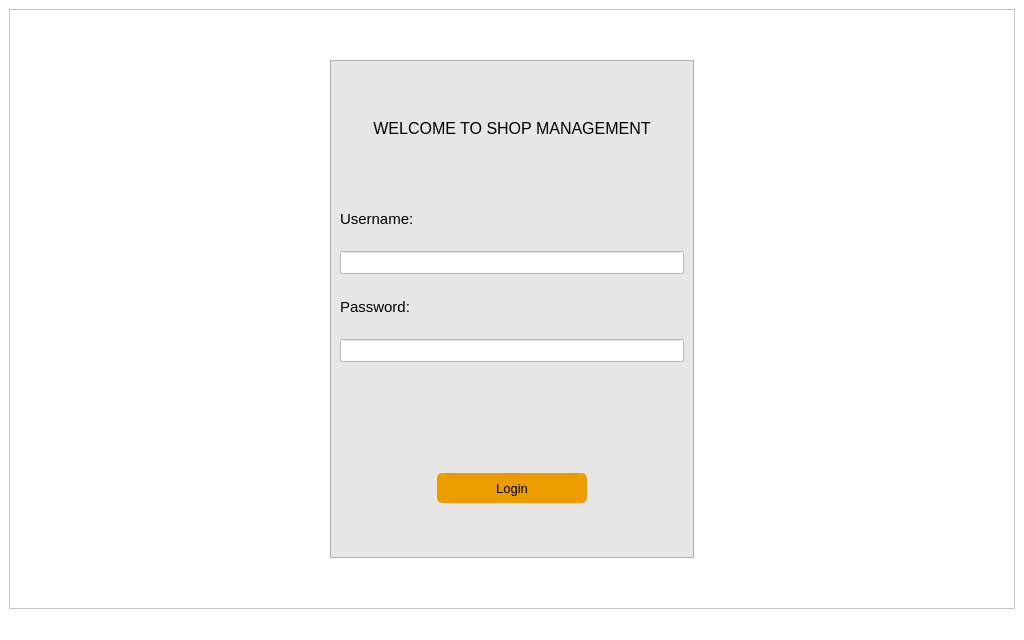
<?xml version="1.0" encoding="UTF-8"?>
<ui version="4.0">
 <class>LoginView</class>
 <widget class="QMainWindow" name="LoginView">
  <property name="geometry">
   <rect>
    <x>0</x>
    <y>0</y>
    <width>1024</width>
    <height>640</height>
   </rect>
  </property>
  <property name="windowTitle">
   <string>MainWindow</string>
  </property>
  <property name="styleSheet">
   <string notr="true">background-color: rgb(255, 255, 255);</string>
  </property>
  <widget class="QWidget" name="centralwidget">
   <layout class="QHBoxLayout" name="horizontalLayout">
    <item>
     <widget class="QFrame" name="frame">
      <property name="styleSheet">
       <string notr="true"/>
      </property>
      <property name="frameShape">
       <enum>QFrame::StyledPanel</enum>
      </property>
      <property name="frameShadow">
       <enum>QFrame::Raised</enum>
      </property>
      <layout class="QVBoxLayout" name="verticalLayout">
       <property name="leftMargin">
        <number>320</number>
       </property>
       <property name="topMargin">
        <number>50</number>
       </property>
       <property name="rightMargin">
        <number>320</number>
       </property>
       <property name="bottomMargin">
        <number>50</number>
       </property>
       <item>
        <widget class="QFrame" name="form">
         <property name="maximumSize">
          <size>
           <width>2000</width>
           <height>1000</height>
          </size>
         </property>
         <property name="styleSheet">
          <string notr="true">background-color: rgb(230, 230, 230);</string>
         </property>
         <property name="frameShape">
          <enum>QFrame::StyledPanel</enum>
         </property>
         <property name="frameShadow">
          <enum>QFrame::Raised</enum>
         </property>
         <layout class="QVBoxLayout" name="verticalLayout_2">
          <property name="spacing">
           <number>20</number>
          </property>
          <item>
           <widget class="QWidget" name="widget_4" native="true"/>
          </item>
          <item>
           <widget class="QLabel" name="welcome_label">
            <property name="maximumSize">
             <size>
              <width>16777215</width>
              <height>100</height>
             </size>
            </property>
            <property name="font">
             <font>
              <family>Arial</family>
              <pointsize>12</pointsize>
             </font>
            </property>
            <property name="text">
             <string>WELCOME TO SHOP MANAGEMENT</string>
            </property>
            <property name="alignment">
             <set>Qt::AlignCenter</set>
            </property>
            <property name="wordWrap">
             <bool>true</bool>
            </property>
           </widget>
          </item>
          <item>
           <widget class="QWidget" name="widget" native="true"/>
          </item>
          <item>
           <widget class="QLabel" name="username_label">
            <property name="maximumSize">
             <size>
              <width>16777215</width>
              <height>30</height>
             </size>
            </property>
            <property name="font">
             <font>
              <family>Arial</family>
              <pointsize>11</pointsize>
             </font>
            </property>
            <property name="text">
             <string>Username:</string>
            </property>
            <property name="scaledContents">
             <bool>true</bool>
            </property>
            <property name="alignment">
             <set>Qt::AlignLeading|Qt::AlignLeft|Qt::AlignVCenter</set>
            </property>
            <property name="wordWrap">
             <bool>true</bool>
            </property>
           </widget>
          </item>
          <item>
           <widget class="QLineEdit" name="user_field">
            <property name="font">
             <font>
              <pointsize>10</pointsize>
             </font>
            </property>
            <property name="styleSheet">
             <string notr="true">background-color: rgb(255, 255, 255);</string>
            </property>
           </widget>
          </item>
          <item>
           <widget class="QLabel" name="password_label">
            <property name="maximumSize">
             <size>
              <width>16777215</width>
              <height>50</height>
             </size>
            </property>
            <property name="font">
             <font>
              <family>Arial</family>
              <pointsize>11</pointsize>
             </font>
            </property>
            <property name="text">
             <string>Password:</string>
            </property>
            <property name="scaledContents">
             <bool>true</bool>
            </property>
            <property name="alignment">
             <set>Qt::AlignLeading|Qt::AlignLeft|Qt::AlignVCenter</set>
            </property>
            <property name="wordWrap">
             <bool>true</bool>
            </property>
           </widget>
          </item>
          <item>
           <widget class="QLineEdit" name="password_field">
            <property name="font">
             <font>
              <pointsize>10</pointsize>
             </font>
            </property>
            <property name="styleSheet">
             <string notr="true">background-color: rgb(255, 255, 255);</string>
            </property>
            <property name="echoMode">
             <enum>QLineEdit::PasswordEchoOnEdit</enum>
            </property>
           </widget>
          </item>
          <item>
           <widget class="QLabel" name="error">
            <property name="font">
             <font>
              <pointsize>10</pointsize>
             </font>
            </property>
            <property name="styleSheet">
             <string notr="true">color: rgb(255, 85, 0);</string>
            </property>
            <property name="text">
             <string/>
            </property>
           </widget>
          </item>
          <item>
           <widget class="QWidget" name="widget_2" native="true"/>
          </item>
          <item>
           <layout class="QHBoxLayout" name="action_row">
            <item>
             <spacer name="left_spacer">
              <property name="orientation">
               <enum>Qt::Horizontal</enum>
              </property>
              <property name="sizeType">
               <enum>QSizePolicy::Maximum</enum>
              </property>
              <property name="sizeHint" stdset="0">
               <size>
                <width>80</width>
                <height>20</height>
               </size>
              </property>
             </spacer>
            </item>
            <item>
             <widget class="QPushButton" name="login_button">
              <property name="minimumSize">
               <size>
                <width>50</width>
                <height>30</height>
               </size>
              </property>
              <property name="maximumSize">
               <size>
                <width>150</width>
                <height>30</height>
               </size>
              </property>
              <property name="font">
               <font>
                <pointsize>10</pointsize>
               </font>
              </property>
              <property name="styleSheet">
               <string notr="true">background-color: rgb(235, 157, 0);
border-radius: 5px;</string>
              </property>
              <property name="text">
               <string>Login</string>
              </property>
             </widget>
            </item>
            <item>
             <spacer name="right_spacer">
              <property name="orientation">
               <enum>Qt::Horizontal</enum>
              </property>
              <property name="sizeType">
               <enum>QSizePolicy::Maximum</enum>
              </property>
              <property name="sizeHint" stdset="0">
               <size>
                <width>80</width>
                <height>20</height>
               </size>
              </property>
             </spacer>
            </item>
           </layout>
          </item>
          <item>
           <widget class="QWidget" name="widget_3" native="true"/>
          </item>
         </layout>
        </widget>
       </item>
      </layout>
     </widget>
    </item>
   </layout>
  </widget>
  <widget class="QMenuBar" name="menubar">
   <property name="geometry">
    <rect>
     <x>0</x>
     <y>0</y>
     <width>1024</width>
     <height>26</height>
    </rect>
   </property>
  </widget>
  <widget class="QStatusBar" name="statusbar"/>
 </widget>
 <resources/>
 <connections/>
</ui>
